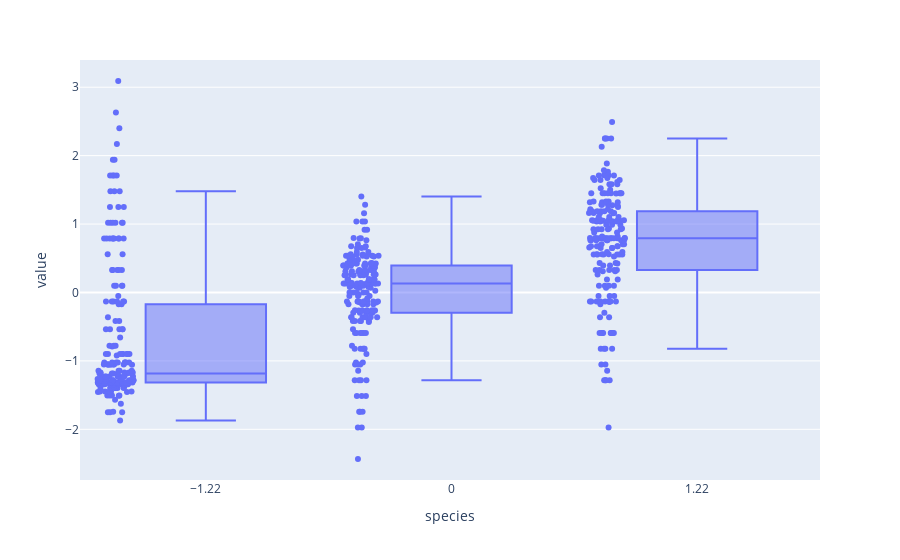

Notebook source saved alongside this figure:
### Code cell
px.box(std_scaled_pd, x='species', y=iris.feature_names, points='all')

### Figure 1 — Plotly figure (JSON) as saved in the notebook; plotly's stock layout.template omitted (floating-point values rounded to 4 significant figures; data arrays with more than 128 entries replaced by an {"elided": "..."} marker saying what was removed)
{"data": [{"alignmentgroup": "True", "boxpoints": "all", "hovertemplate": "species=%{x}<br>value=%{y}<extra></extra>", "legendgroup": "", "marker": {"color": "#636efa"}, "name": "", "notched": false, "offsetgroup": "", "orientation": "v", "showlegend": false, "type": "box", "x": {"elided": "600 float values"}, "x0": " ", "xaxis": "x", "y": {"elided": "600 float values"}, "y0": " ", "yaxis": "y"}], "layout": {"boxmode": "group", "legend": {"tracegroupgap": 0}, "margin": {"t": 60}, "xaxis": {"anchor": "y", "domain": [0, 1], "title": {"text": "species"}}, "yaxis": {"anchor": "x", "domain": [0, 1], "title": {"text": "value"}}}}
